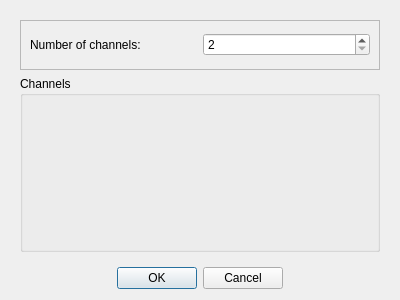
<?xml version="1.0" encoding="UTF-8"?>
<ui version="4.0">
 <class>Dialog</class>
 <widget class="QDialog" name="Dialog">
  <property name="geometry">
   <rect>
    <x>0</x>
    <y>0</y>
    <width>400</width>
    <height>300</height>
   </rect>
  </property>
  <property name="windowTitle">
   <string>Channels configuration</string>
  </property>
  <layout class="QVBoxLayout" name="verticalLayout">
   <item>
    <widget class="QWidget" name="widget" native="true">
     <layout class="QGridLayout" name="gridLayout">
      <item row="0" column="0">
       <widget class="QFrame" name="frame">
        <property name="minimumSize">
         <size>
          <width>0</width>
          <height>0</height>
         </size>
        </property>
        <property name="maximumSize">
         <size>
          <width>16777215</width>
          <height>50</height>
         </size>
        </property>
        <property name="frameShape">
         <enum>QFrame::StyledPanel</enum>
        </property>
        <property name="frameShadow">
         <enum>QFrame::Raised</enum>
        </property>
        <layout class="QHBoxLayout" name="horizontalLayout">
         <item>
          <widget class="QLabel" name="label">
           <property name="text">
            <string>Number of channels:</string>
           </property>
          </widget>
         </item>
         <item>
          <widget class="QSpinBox" name="channel_spinBox">
           <property name="enabled">
            <bool>true</bool>
           </property>
           <property name="minimum">
            <number>2</number>
           </property>
           <property name="maximum">
            <number>8</number>
           </property>
           <property name="singleStep">
            <number>2</number>
           </property>
          </widget>
         </item>
        </layout>
       </widget>
      </item>
      <item row="2" column="0">
       <widget class="QGroupBox" name="groupBox">
        <property name="title">
         <string>Channels</string>
        </property>
        <layout class="QVBoxLayout" name="verticalLayoutDetectors"/>
       </widget>
      </item>
     </layout>
    </widget>
   </item>
   <item>
    <widget class="QDialogButtonBox" name="buttonBox">
     <property name="orientation">
      <enum>Qt::Horizontal</enum>
     </property>
     <property name="standardButtons">
      <set>QDialogButtonBox::Cancel|QDialogButtonBox::Ok</set>
     </property>
     <property name="centerButtons">
      <bool>true</bool>
     </property>
    </widget>
   </item>
  </layout>
 </widget>
 <resources/>
 <connections>
  <connection>
   <sender>buttonBox</sender>
   <signal>accepted()</signal>
   <receiver>Dialog</receiver>
   <slot>accept()</slot>
   <hints>
    <hint type="sourcelabel">
     <x>248</x>
     <y>254</y>
    </hint>
    <hint type="destinationlabel">
     <x>157</x>
     <y>274</y>
    </hint>
   </hints>
  </connection>
  <connection>
   <sender>buttonBox</sender>
   <signal>rejected()</signal>
   <receiver>Dialog</receiver>
   <slot>reject()</slot>
   <hints>
    <hint type="sourcelabel">
     <x>316</x>
     <y>260</y>
    </hint>
    <hint type="destinationlabel">
     <x>286</x>
     <y>274</y>
    </hint>
   </hints>
  </connection>
 </connections>
</ui>
